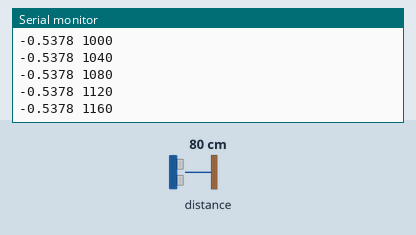
Simulated run of this sketch. Board: Arduino Uno, built with avr-gcc and run on an emulated ATmega328P. Parts: the last lines printed to the serial monitor. Inputs (shaded band) come from the test bench; at power-on: distance to the obstacle 80 cm.

Above: at 1.2 s.
1.3 s: distance to the obstacle set to 2 cm
At 1.34 s:
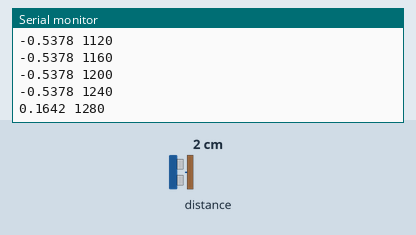
2.8 s: distance to the obstacle set to 4 cm
At 3.3 s:
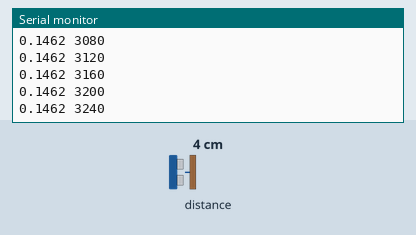
Timing chart, 0 to 5.8 s (numbered marks = the images above; inputs shaded):
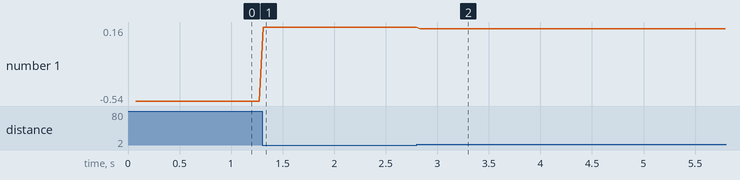

Measured:
- after the input at 1.3 s, the serial monitor: prints a new line at once (image 1)
- plotted number 1: -0.54 → 0.16 after the input at 1.3 s

The sketch:

V3.ino
```cpp
#include "Adafruit_VL53L0X.h"

int t=0;
int periodo = 40;
unsigned long tiempoAnterior = 0;

Adafruit_VL53L0X lox = Adafruit_VL53L0X();

void setup() {
  Serial.begin(115200);

  while (! Serial){delay(1);}

  Serial.println("Adafruit VL53L0X test.");
  if (!lox.begin()) {
    Serial.println(F("Failed to boot VL53L0X"));
    while(1);
  }

  Serial.println(F("VL53L0X API Continuous Ranging example\n\n"));
  lox.startRangeContinuous();
}

void loop() {
    t = millis();
     if(t - tiempoAnterior >= periodo)
     {

       if (lox.isRangeComplete()) {
        Serial.print(-0.0009*lox.readRange()+0.1822,4);
        Serial.print(" ");
        Serial.println( t);}

        tiempoAnterior = t;

     }

}
```
